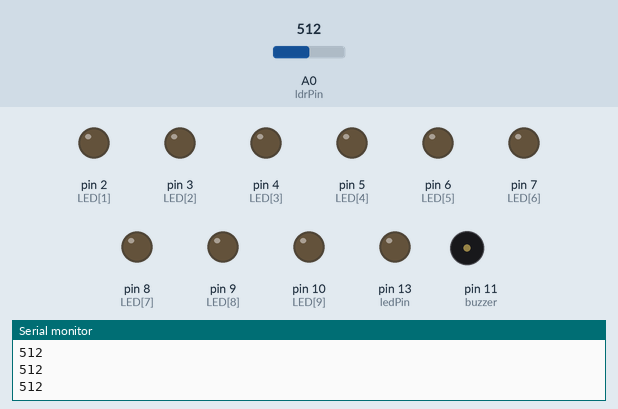
Recording of a sketch running on a simulated Arduino Uno, built with avr-gcc and run on an emulated ATmega328P. On the bench: output pins drawn as LEDs (lit = HIGH), buzzer (waves = sounding), the last lines printed to the serial monitor. The test bench sets the inputs (shaded band); at power-on: A0 (ldrPin) = 512. Pins used as bus, display or sensor lines are not drawn.

Above: at 1.3 s.
1.4 s: A0 (ldrPin) set to 590
2.9 s: A0 (ldrPin) set to 608
At 4.0 s:
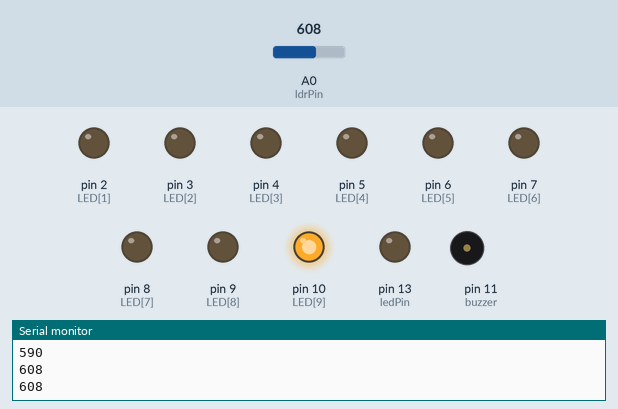
4.5 s: A0 (ldrPin) set to 744
6.0 s: A0 (ldrPin) set to 770
At 6.3 s:
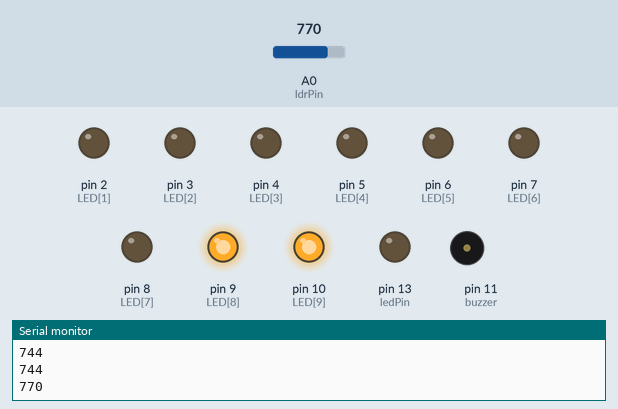
7.5 s: A0 (ldrPin) set to 848
9.0 s: A0 (ldrPin) set to 877
At 9.9 s:
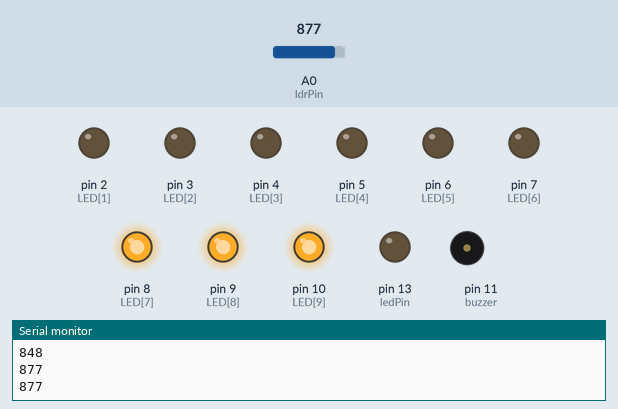
Timing chart, 0 to 11.5 s (numbered marks = the images above; inputs shaded):
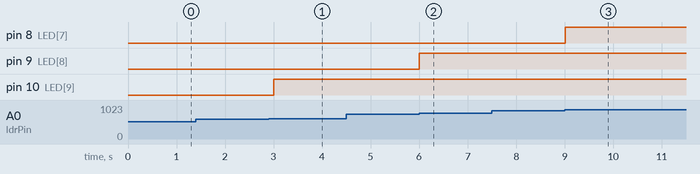

Measured:
- the behaviour switches between 600 and 601 on A0 (ldrPin) (found by bisection; images 0 and 1)
- the behaviour switches between 760 and 761 on A0 (ldrPin) (found by bisection; images 1 and 2)
- the behaviour switches between 860 and 861 on A0 (ldrPin) (found by bisection; images 2 and 3)
- after the input at 2.9 s, pin 10 (LED[9]): LOW → HIGH after 0.10 s
- after the input at 6.0 s, pin 9 (LED[8]): LOW → HIGH at once
- after the input at 9.0 s, pin 8 (LED[7]): LOW → HIGH at once

The sketch:

sensor_luz.ino
```cpp
    //Sensor de luz
    int ledPin = 13; //Led no pino 13
    int ldrPin = 0; //LDR no pino analígico 8
    int ldrValor = 0; //Valor lido do LDR
    const int buzzer = 11;//buzzer
    const int LED[] = {1,2,3,4,5,6,7,8,9,10,11};//barra grafica
    void setup() {
    pinMode(ledPin,OUTPUT); //define a porta 7 como saída
    Serial.begin(9600); //Inicia a comunicação serial
    pinMode(buzzer,OUTPUT);//define a porta 10 como saída

    for(int x = 1; x <=11; x++){
       pinMode(LED[x], OUTPUT);
      }
    }
    void loop() {
    ///ler o valor do LDR
    ldrValor = analogRead(ldrPin); //O valor lido será entre 0 e 1023
    //se o valor lido for maior que 200, liga o led
    if (ldrValor>200) {
      digitalWrite(ledPin,HIGH);
        tone(buzzer,500);
        digitalWrite(LED[10],HIGH);
    }
      // senão, apaga o led,BUZZER,LED[]
    else {
      digitalWrite(ledPin,LOW);
      noTone(buzzer);
      digitalWrite(LED[10],LOW);
    }

    if (ldrValor>600) {
      digitalWrite(ledPin,HIGH);
        tone(buzzer,500);
        digitalWrite(LED[9],HIGH);
    }
      // senão, apaga o led,BUZZER,LED[]
    else {
      digitalWrite(ledPin,LOW);
      noTone(buzzer);
      digitalWrite(LED[9],LOW);
    }
    if (ldrValor>760) {
      digitalWrite(ledPin,HIGH);
        tone(buzzer,500);
        digitalWrite(LED[8],HIGH);
    }
      // senão, apaga o led,BUZZER,LED[]
    else {
      digitalWrite(ledPin,LOW);
      noTone(buzzer);
      digitalWrite(LED[8],LOW);
    }

    if (ldrValor>860) {
      digitalWrite(ledPin,HIGH);
        tone(buzzer,500);
        digitalWrite(LED[7],HIGH);
    }
      // senão, apaga o led,BUZZER,LED[]
    else {
      digitalWrite(ledPin,LOW);
      noTone(buzzer);
      digitalWrite(LED[7],LOW);
    }

    if (ldrValor>900) {
      digitalWrite(ledPin,HIGH);
        tone(buzzer,500);
        digitalWrite(LED[6],HIGH);
    }
      // senão, apaga o led,BUZZER,LED[]
    else {
      digitalWrite(ledPin,LOW);
      noTone(buzzer);
      digitalWrite(LED[6],LOW);
    }

    if (ldrValor>=899) {
      digitalWrite(ledPin,HIGH);
        tone(buzzer,500);
        digitalWrite(LED[5],HIGH);
    }
      // senão, apaga o led,BUZZER,LED[]
    else {
      digitalWrite(ledPin,LOW);
      noTone(buzzer);
      digitalWrite(LED[5],LOW);
    }
    //imprime o valor lido do LDR no monitor serial
    Serial.println(ldrValor);
    delay(500);
    }
```
